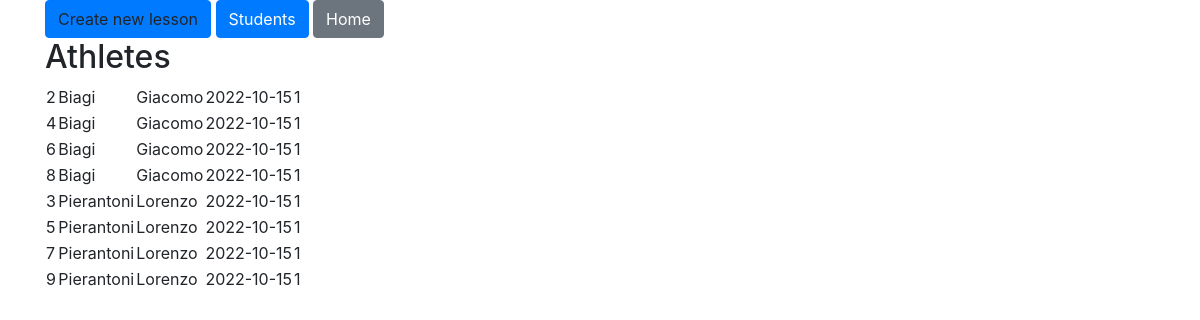
Page /User/course.php?id=5 (signed in) on the committed database.
### tables this page shows
CREATE TABLE `athlete`
(
    `id`                  INT          NOT NULL AUTO_INCREMENT,
    `fiscal_code`         VARCHAR(255) NOT NULL,
    `surname`             VARCHAR(255) NOT NULL,
    `name`                VARCHAR(255) NOT NULL,
    `birthdate`           DATE         NOT NULL,
    `address`             VARCHAR(255) NOT NULL,
    `city`                VARCHAR(255) NOT NULL,
    `cap`                 VARCHAR(255) NOT NULL,
    `province`            VARCHAR(255) NOT NULL,
    `phone`               VARCHAR(255),
    `email`               VARCHAR(255),
    `medical_certificate` DATE    DEFAULT NULL,
    `auto_certificate`    BOOLEAN DEFAULT FALSE,
    `course_id`           INT     DEFAULT NULL,
    PRIMARY KEY (`id`)
);

### User/course.php (the view, shortened to what this page needs)
<?php
require_once '../Libraries/Connection.php';
$conn = new Connection('shine');
$query = "SELECT `id`, `surname`, `name`, `medical_certificate`, `auto_certificate`
FROM athlete WHERE course_id = {$_GET['id']} ORDER BY `surname`, `name`";
$athletes_list = $conn->execute($query);
?>
<!DOCTYPE html>
<html lang="it">
<head>
    <link rel="stylesheet"
          href="https://stackpath.bootstrapcdn.com/bootstrap/4.4.1/css/bootstrap.min.css"
>
    <link rel="stylesheet" href="course.css">
</head>
<body id="body">
<div class="container">
    <a class="btn btn-primary" onclick="create_lesson('create_lesson_container')">Create new lesson</a>
    <a class="btn btn-primary" href="students.php?id=<?php echo $_GET['id']; ?>">Students</a>
    <a class="btn btn-secondary" href="../entry.php">Home</a>
</div>
<div class="container">
    <div>
        <h2>Athletes</h2>
        <?php echo Connection::generate_table($athletes_list); ?>
    </div>
</div>
</body>
</html>

### Libraries/Connection.php (shortened to what this page needs)
<?php
class Connection
{
	private mysqli $conn;
	private int $mode = MYSQLI_ASSOC;
	public function __construct
	(
		string $dbname,
		string $servername = 'localhost',
		string $username = 'root',
		string $password = ''
	)
	{
		$this->conn = new mysqli($servername, $username, $password, $dbname);
	}
	public function execute(string $query, array $params = null): ?array
	{
		$stmt = $this->conn->prepare($query);
		$stmt->execute();
		$result = $stmt->get_result();
		if ($result === false) {
			$stmt->close();
			return null;
		} else {
			$data = $result->fetch_all($this->mode);
			return $data;
		}
	}
	public static function generate_table(array $data, array $header = null): string
	{
		$table = "<table>%s%s</table>";
		$table_body = "";
		foreach ($data as $row) {
			$table_body_row = str_repeat("<td>%s</td>", count($row));
			$table_body .= sprintf("<tr>%s</tr>", vsprintf($table_body_row, $row));
		}
		return sprintf($table, $table_header ?? '', $table_body);
	}
}

### rows in the picture
athlete: row "2 Biagi Giacomo 2022-10-15 1"
athlete: row "4 Biagi Giacomo 2022-10-15 1"
athlete: row "6 Biagi Giacomo 2022-10-15 1"
athlete: row "8 Biagi Giacomo 2022-10-15 1"
athlete: row "3 Pierantoni Lorenzo 2022-10-15 1"
athlete: row "5 Pierantoni Lorenzo 2022-10-15 1"
athlete: row "7 Pierantoni Lorenzo 2022-10-15 1"
athlete: row "9 Pierantoni Lorenzo 2022-10-15 1"
